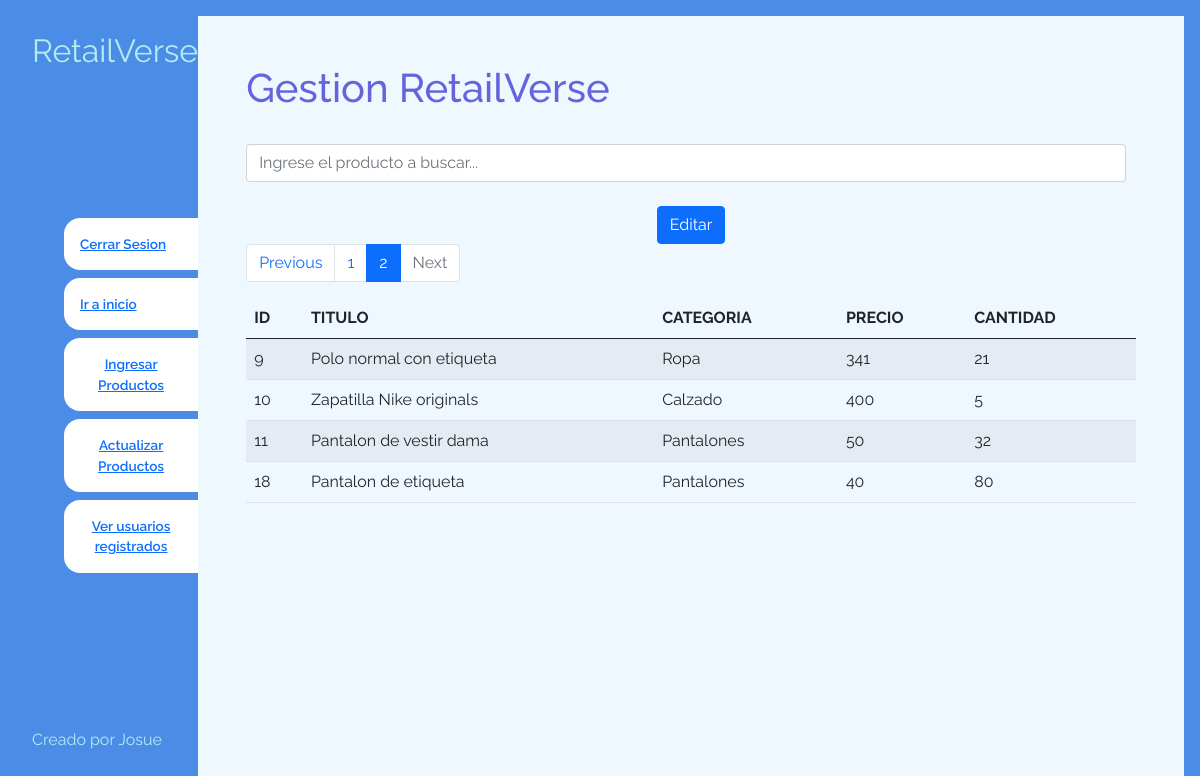
The app's page /gestion/actualizarProducto.php?pagina=2 (signed in) with its own data.
### tables this page shows
CREATE TABLE `productos` (
  `id` int(20) NOT NULL,
  `titulo` varchar(25) NOT NULL,
  `categoria` varchar(15) NOT NULL,
  `precio` int(10) NOT NULL,
  `cantidad` int(10) NOT NULL,
  `imagen` varchar(200) NOT NULL
);

### gestion/funciones/paginacionProductos.php (called while the page is built)
<?php
$bd=new PDO("mysql:host=localhost;dbname=test","root","");
$bd->setAttribute(PDO::ATTR_ERRMODE, PDO::ERRMODE_EXCEPTION);
$solicitud=$bd->prepare("SELECT * FROM productos");
$solicitud->execute();
$elementos_x_pagina=8;
$totalElementos=$solicitud->rowCount();
$paginas=ceil($totalElementos/8);

### gestion/actualizarProducto.php (the view, shortened to what this page needs)
<?php
    require("./layout/header.php");
    include("funciones/paginacionProductos.php");
?>
    <main class="contenido">
        <div class="contenedorTitulo">
            <h1 class="Titulo-principal">Gestion RetailVerse</h1>
            <form method="post" action="./funciones/actualizar.php" class="formulario-productos">
                <input type="text" class="form-control" name="campo" id="campo" placeholder="Ingrese el producto a buscar...">
            </form>
        </div>
        <div id="botones" style="text-align: center;">
            <button class="btn btn-primary mt-4" id="editar">Editar</button>
        </div>
        <nav aria-label="Page navigation example">
            <ul class="pagination">
                <li class="page-item <?php echo $_GET['pagina']<=1 ? 'disabled': '' ?>"><a class="page-link" href="http://localhost/inicio/gestion/actualizarProducto.php?pagina=<?php echo$_GET['pagina']-1?>">Previous</a></li>
                <?php for($i=0;$i<$paginas;$i++): ?>
                <li class="page-item <?php echo $_GET['pagina']==$i+1 ? 'active': '' ?>"><a class="page-link" href="http://localhost/inicio/gestion/actualizarProducto.php?pagina=<?php echo $i+1?>">
                    <?php echo $i+1?>
                </a></li>
                <?php endfor ?>
                <li class="page-item <?php echo $_GET['pagina']>=$paginas ? 'disabled': '' ?>"><a class="page-link" href="http://localhost/inicio/gestion/actualizarProducto.php?pagina=<?php echo$_GET['pagina']+1?>">Next</a></li>
            </ul>
        </nav>
        <table class="table table-striped" id="productos">
            <thead>
                <tr>
                    <th>ID</th>
                    <th>TITULO</th>
                    <th>CATEGORIA</th>
                    <th>PRECIO</th>
                    <th>CANTIDAD</th>
                </tr>
            </thead>
            <tbody id="contenido">
                <?php
                $inicio=($_GET['pagina']-1)*$elementos_x_pagina;
                $consultaProductos = "SELECT * FROM productos LIMIT :iniciar,:nproductos";
                $ejecucion = $bd->prepare($consultaProductos);
                $ejecucion->bindParam(":iniciar",$inicio,PDO::PARAM_INT);
                $ejecucion->bindParam(":nproductos",$elementos_x_pagina,PDO::PARAM_INT);
                $ejecucion->execute();
                $resultadoProductos = $ejecucion->fetchAll();
                ?>
                <?php foreach ($resultadoProductos as $producto): ?>
                <tr>
                    <td><?php echo $producto['id']?></td>
                    <td><?php echo $producto['titulo']?></td>
                    <td><?php echo $producto['categoria']?></td>
                    <td><?php echo $producto['precio']?></td>
                    <td><?php echo $producto['cantidad']?></td>
                </tr>
                <?php endforeach ?>
            </tbody>
        </table>
    </main>
    </div>
</body>
</html>

### gestion/style.css (style rules this page uses)
* { border: 0; padding: 0; box-sizing: border-box; font-family: 'Raleway', sans-serif; }
h1, h2, h3, a, input, textarea, ul { margin: 0; padding: 0; }
ul { list-style-type: none; }
a { text-decoration: none; }
main { background-color: aliceblue; margin: 1rem; margin-left: 0; padding: 3rem; display: flex; flex-direction: column; }
.formulario-productos { display: flex; }
.form-control { margin-right: 10px; }
.Titulo-principal { color: rgb(100, 100, 221); margin-bottom: 2rem; }

### records on screen
productos: id "9", titulo "Polo normal con etiqueta", categoria "Ropa", precio "341", cantidad "21"
productos: id "10", titulo "Zapatilla Nike originals", categoria "Calzado", precio "400", cantidad "5"
productos: id "11", titulo "Pantalon de vestir dama", categoria "Pantalones", precio "50", cantidad "32"
productos: id "18", titulo "Pantalon de etiqueta", categoria "Pantalones", precio "40", cantidad "80"
